Frame 1 (no input): blank canvas, image omitted
Frame 60 (the mouse pressed at the canvas centre just before this capture): blank canvas, image omitted
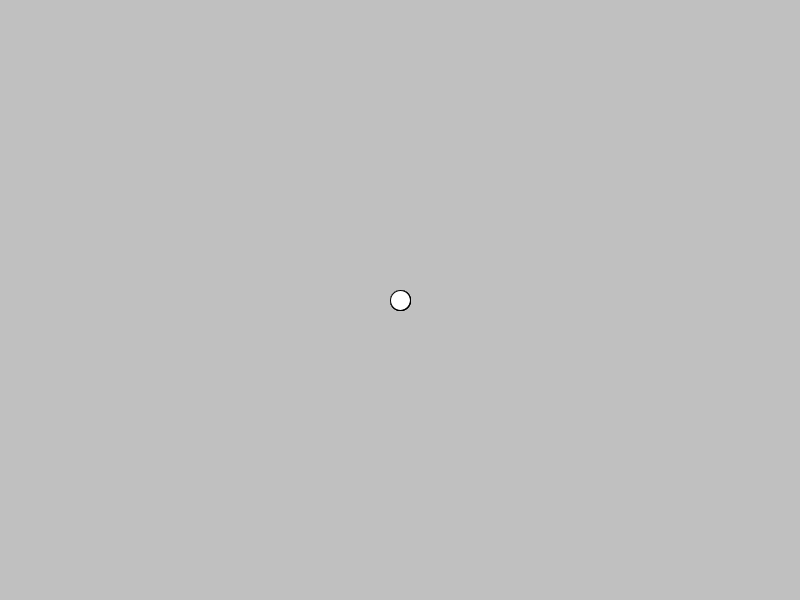
Frame 120 (the mouse held since frame 60 and released just before this capture)

The Processing sketch whose frames 1 and 60 were blank and that drew this single picture after the mouse press (run headless with seeded random() and noise(); from frame 60 on, the mouse is pressed at the canvas centre):

// Processing sketch: Multiples
// ── Multiples.pde
int logsize = 32;
int[] logX;
int[] logY;
int loghead;
int logtail;

void setup() {
  size(800, 600);

  logX = new int[logsize];
  logY = new int[logsize];
  loghead = 0;
  logtail = 1;

  frameRate(30);
}

void draw() {
  background(192);

  updateLog(mouseX, mouseY);
  stroke(0);

  fill(128);
  for (int i = 0; i < logsize; i += 8) {
    int p = (loghead + logsize - i) % logsize;
    ellipse(logX[p], logY[p], 20, 20);
  }
  fill(255);
  ellipse(logX[loghead], logY[loghead], 20, 20);
}

void updateLog(int headX, int headY) {
  loghead = logtail;

  logX[loghead] = headX;
  logY[loghead] = headY;

  logtail++;
  if (logtail >= logsize) {
    logtail = 0;
  }
}
